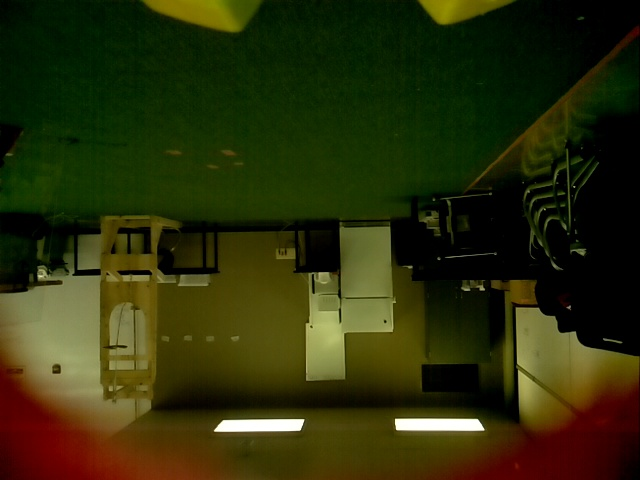
#> input picture pegclose.jpg, 640 x 480 px
$ python SIFT.py   (Python 2 division)
#> lines starting #> are read from the running program, lines starting #| are printed output that depends on the picture
import numpy as np
import cv2

'''
An example of a FLANN based Matcher (Fast Library for Approximate Nearest Neighbors).
See docs.opencv.org/trunk/dc/dc3/tutorial_py_matcher.html
'''

MIN_MATCH_COUNT = 10

img1 = cv2.imread('pegclose.jpg',0)	 # queryImage
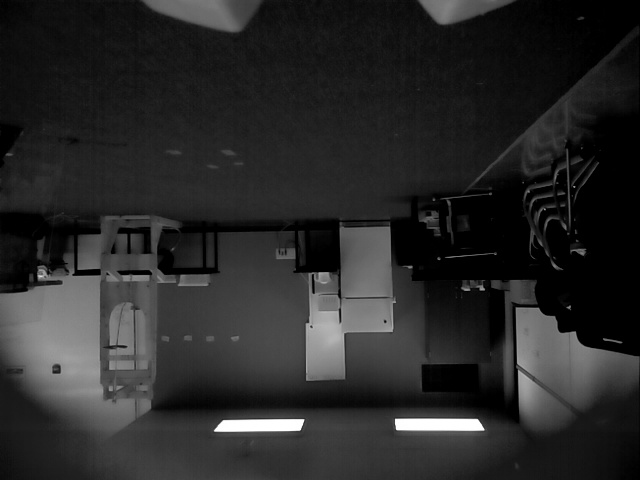
#> img1: shape (480, 640); min 0, max 255, mean 40.9
img2 = cv2.imread('green_targets.jpg',0) # trainImage
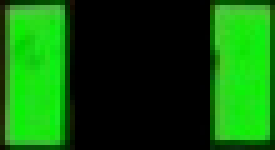
#> input picture green_targets.jpg, 55 x 30 px (shown 5 times larger)
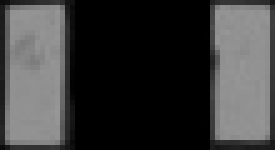
#> img2: shape (30, 55) (shown 5 times larger); min 0, max 151, mean 58.5

# Initiate SIFT detector
sift = cv2.xfeatures2d.SIFT_create()

# find the keypoints and descriptors with SIFT
kp1, des1 = sift.detectAndCompute(img1,None)
#> kp1 = 338 keypoints; strongest (x, y, size): (473, 425, 10.8), (403, 424, 10.4), (294, 425, 10.5), (227, 426, 10.8)
kp2, des2 = sift.detectAndCompute(img2,None)
#> kp2 = 8 keypoints; (x, y, size): (45, 25, 3.4), (47, 22, 6.8), (44, 3, 2.5), (46, 6, 6.6), (3, 2, 2.1), (3, 2, 2.1), (3, 2, 2.1), (11, 27, 2.5)

FLANN_INDEX_KDTREE = 0
index_params = dict(algorithm = FLANN_INDEX_KDTREE, trees = 5)
search_params = dict(checks = 50)

flann = cv2.FlannBasedMatcher(index_params, search_params)

matches = flann.knnMatch(des1,des2,k=2)
#> matches = 338 matches

# store all the good matches as per Lowe's ratio test.
good = []
for m,n in matches:
	if m.distance < 0.7*n.distance:
		good.append(m)
#> after the loop, good = 5 matches

img3 = None
img3 = cv2.drawMatches(img1,kp1,img2,kp2,good, img3, flags=2)
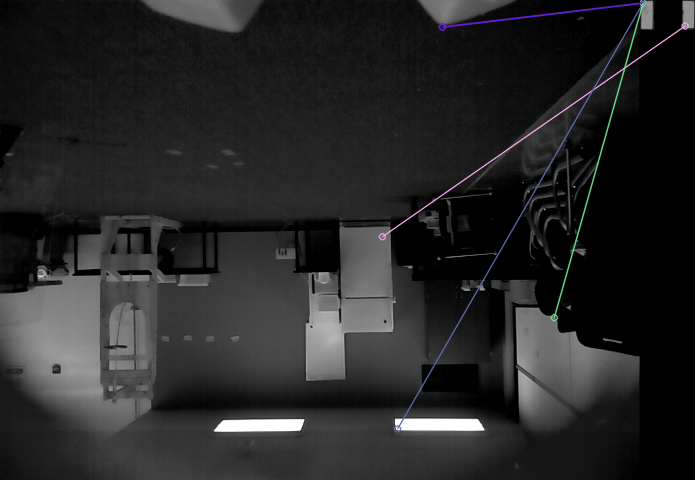
#> img3: shape (480, 695, 3); mean of channels 0, 1, 2 39, 38.6, 38.6; drawn as B, G, R
cv2.imshow("Matches", img3)
cv2.waitKey(0)


if len(good)>MIN_MATCH_COUNT:
	src_pts = np.float32([ kp1[m.queryIdx].pt for m in good ]).reshape(-1,1,2)
	dst_pts = np.float32([ kp2[m.trainIdx].pt for m in good ]).reshape(-1,1,2)

	M, mask = cv2.findHomography(src_pts, dst_pts, cv2.RANSAC,5.0)
	print(M)
	matchesMask = mask.ravel().tolist()

	h,w = img1.shape
	pts = np.float32([ [0,0],[0,h-1],[w-1,h-1],[w-1,0] ]).reshape(-1,1,2)
	dst = cv2.perspectiveTransform(pts,M)

	img2 = cv2.polylines(img2,[np.int32(dst)],True,255,3, cv2.LINE_AA)

else:
	print "Not enough matches are found - %d/%d" % (len(good),MIN_MATCH_COUNT)
#| Not enough matches are found - 5/10
	matchesMask = None
